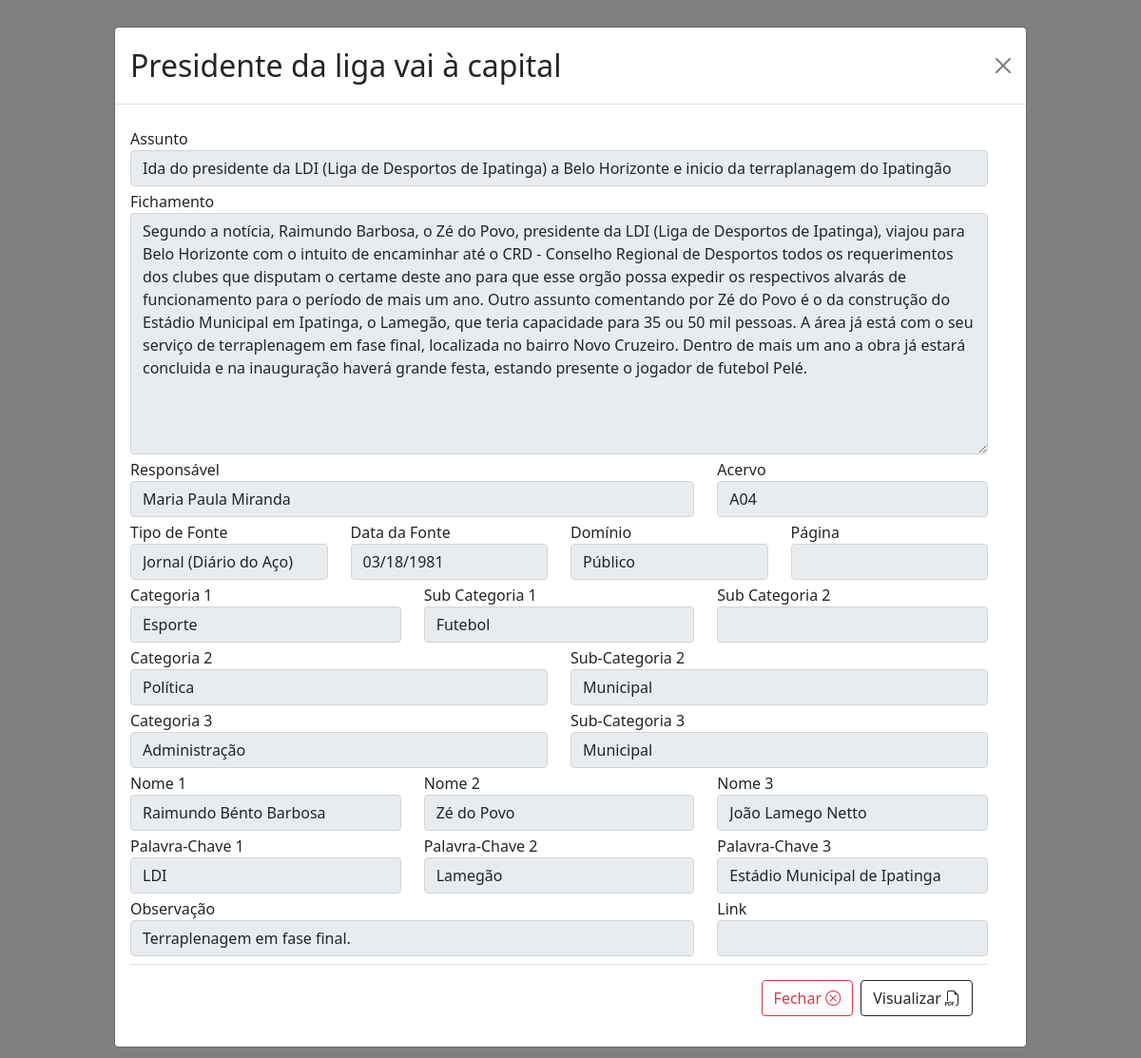
Screenshot of /fichamento_view.php?fichamento_id=4 with the database file from the repository.
### tables this page shows
CREATE TABLE `fichamento` (
  `fichamento_id` int(11) NOT NULL,
  `responsavel` varchar(200) NOT NULL,
  `acervo` char(3) NOT NULL,
  `fonte_tipo` varchar(100) DEFAULT NULL,
  `fonte_data` date NOT NULL,
  `dominio` varchar(50) DEFAULT NULL,
  `titulo` varchar(500) DEFAULT NULL,
  `assunto` varchar(500) DEFAULT NULL,
  `pagina` int(11) DEFAULT NULL,
  `categoria_1` varchar(50) DEFAULT NULL,
  `categoria_sub` varchar(50) DEFAULT NULL,
  `categoria_sub_sub` varchar(50) DEFAULT NULL,
  `categoria_2` varchar(50) DEFAULT NULL,
  `categoria_sub_2` varchar(50) DEFAULT NULL,
  `categoria_3` varchar(50) DEFAULT NULL,
  `categoria_sub_3` varchar(50) DEFAULT NULL,
  `nome_1` varchar(200) DEFAULT NULL,
  `nome_2` varchar(200) DEFAULT NULL,
  `nome_3` varchar(200) DEFAULT NULL,
  `palavra_chave_1` varchar(30) DEFAULT NULL,
  `palavra_chave_2` varchar(30) DEFAULT NULL,
  `palavra_chave_3` varchar(30) DEFAULT NULL,
  `fichamento_texto` varchar(2000) DEFAULT NULL,
  `observacao` varchar(500) DEFAULT NULL,
  `link` varchar(200) DEFAULT NULL,
  `imagem_path` varchar(500) DEFAULT NULL
);

### fichamento_crud.php (called while the page is built, shortened)
<?php
function recuperar_fichamento_por_id($fichamento_id){
    try{
        $conexao = criar_conexao();
        $query_select_id = "SELECT * FROM fichamento WHERE fichamento_id = :fichamento_id";
        $result = $conexao->prepare($query_select_id);
        $result->bindValue(':fichamento_id', $fichamento_id);
        $result->execute();
        return $result->fetch();
    }catch(PDOException $erro){
        criar_arquivo_erro($erro);
    }
}

### conexao.php (called while the page is built, shortened)
<?php
    function fechar_conexao(){
        $conexao = null;
        return $conexao;
    }

### fichamento_view.php (the view, shortened to what this page needs)
<?php
include_once 'fichamento_crud.php';
$responsavel = "";
$acervo = "";
$fonte_tipo = "";
$fonte_data = "";
$dominio = "";
$titulo = "";
$assunto = "";
$categoria_1 = "";
$categoria_sub = "";
$categoria_sub_sub = "";
$categoria_2 = "";
$categoria_sub_2 = "";
$categoria_3 = "";
$categoria_sub_3 = "";
$nome_1 = "";
$nome_2 = "";
$nome_3 = "";
$palavra_chave_1 = "";
$palavra_chave_2 = "";
$palavra_chave_3 = "";
$fichamento_texto = "";
$observacao = "";
$link = "";
$imagem_path = "";
if(isset($_GET['fichamento_id'])){
    $fichamento_id = $_GET['fichamento_id'];
    $registro = recuperar_fichamento_por_id($fichamento_id);
    $responsavel = $registro['responsavel'];
    $acervo = $registro['acervo'];
    $fonte_tipo = $registro['fonte_tipo'];
    $fonte_data = $registro['fonte_data'];
    $dominio = $registro['dominio'];
    $titulo = $registro['titulo'];
    $assunto = $registro['assunto'];
    $categoria_1 = $registro['categoria_1'];
    $categoria_sub = $registro['categoria_sub'];
    $categoria_sub_sub = $registro['categoria_sub_sub'];
    $categoria_2 = $registro['categoria_2'];
    $categoria_sub_2 = $registro['categoria_sub_2'];
    $categoria_3 = $registro['categoria_3'];
    $categoria_sub_3 = $registro['categoria_sub_3'];
    $nome_1 = $registro['nome_1'];
    $nome_2 = $registro['nome_2'];
    $nome_3 = $registro['nome_3'];
    $palavra_chave_1 = $registro['palavra_chave_1'];
    $palavra_chave_2 = $registro['palavra_chave_2'];
    $palavra_chave_3 = $registro['palavra_chave_3'];
    $fichamento_texto = $registro['fichamento_texto'];
    $observacao = $registro['observacao'];
    $link = $registro['link'];
    $imagem_path = $registro['imagem_path'];
}
$extensao = strtolower(pathinfo($imagem_path, PATHINFO_EXTENSION));
?>
<html>
<head>
    <link href="https://cdn.jsdelivr.net/npm/bootstrap@5.1.3/dist/css/bootstrap.min.css" rel="stylesheet">
<link rel="stylesheet" href="//cdn.jsdelivr.net/npm/alertifyjs@1.13.1/build/css/alertify.min.css"/>
<link rel="stylesheet" href="https://cdn.jsdelivr.net/npm/bootstrap-icons@1.11.3/font/bootstrap-icons.min.css">
</head>
<body>
                        <div class="modal fade custom-modal" id="fichamento_view_modal" tabindex="-1" aria-labelledby="viewLabel" aria-hidden="true">
    <div class="modal-dialog">
        <div class="modal-content">
        <div class="modal-header">
            <h2 class="modal-title" id="viewLabel"><?php echo "$titulo"?></h2>
            <a href="tabela.php" type="button" class="btn-close" aria-label="Close"></a>
        </div>
        <div class="modal-body">
        <div class="row form-group mt-1">
<div class="row form-group mt-1">
            <div class="col-md-12">
                            <label for="assunto">Assunto</label>
                            <input type="text" class="form-control" id="assunto" name="assunto" value="<?php echo $assunto; ?>" readonly>
                        </div>
            </div>
            <div class="row form-group mt-1">
            <div class="col-md-12">
                            <label for="fichamento_texto">Fichamento</label>
                            <textarea readonly name="fichamento_texto" class="form-control" id="fichamento_texto" cols="30" rows="10"><?php echo $fichamento_texto; ?></textarea>
                        </div>
            </div>
<div class="row form-group mt-1">
<div class="col-md-8">
    <label for="responsavel">Responsável</label>
    <input type="text" class="form-control" id="responsavel" name="responsavel"
        value="<?php echo $responsavel; ?>" readonly>
</div>
<div class="col-md-4">
    <label for="acervo">Acervo</label>
    <input type="text" class="form-control" id="acervo" name="acervo" value="<?php echo $acervo; ?>" readonly>
</div>
<div>
<div class="row form-group mt-1">
                <div class="col-md-3">
                    <label for="fonte_tipo">Tipo de Fonte</label>
                    <input type="" class="form-control" id="fonte_tipo" name="fonte_tipo" value="<?php echo $fonte_tipo; ?>" readonly>
                </div>
                <div class="col-md-3">
                    <label for="fonte_data">Data da Fonte</label>
                    <input type="date" class="form-control" id="fonte_data" name="fonte_data" value="<?php echo $fonte_data; ?>" readonly>
                </div>
                <div class="col-md-3">
                    <label for="dominio">Domínio</label>
                    <input type="text" class="form-control" id="dominio" name="dominio" value="<?php echo $dominio; ?>" readonly>
                </div>
                <div class="col-md-3">
                    <label for="pagina">Página</label>
                    <input type="number" class="form-control" id="pagina" name="pagina" value="<?php echo $fonte_data; ?>" readonly>
                </div>
            </div>
            <div class="row form-group mt-1">
                        <div class="col-md-4">
                            <label for="categoria_1">Categoria 1</label>
                            <input type="text" class="form-control" id="categoria_1" name="categoria_1" value="<?php echo $categoria_1; ?>" readonly>
                        </div>
                        <div class="col-md-4">
                            <label for="categoria_sub">Sub Categoria 1</label>
                            <input type="text" class="form-control" id="categoria_sub" name="categoria_sub" value="<?php echo $categoria_sub; ?>" readonly>
                        </div>
                        <div class="col-md-4">
                            <label for="categoria_sub_sub">Sub Categoria 2</label>
                            <input type="text" class="form-control" id="categoria_sub_sub" name="categoria_sub_sub" value="<?php echo $categoria_sub_sub; ?>" readonly>
                        </div>
            </div>
            <div class="row form-group mt-1">
                        <div class="col-md-6">
                            <label for="categoria_2">Categoria 2</label>
                            <input type="text" class="form-control" id="categoria_2" name="categoria_2" value="<?php echo $categoria_2; ?>" readonly>
                        </div>
                        <div class="col-md-6">
                            <label for="categoria_sub_2">Sub-Categoria 2</label>
                            <input type="text" class="form-control" id="categoria_sub_2" name="categoria_sub_2" value="<?php echo $categoria_sub_2; ?>" readonly>
                        </div>
            </div>
            <div class="row form-group mt-1">
                        <div class="col-md-6">
                            <label for="categoria_3">Categoria 3</label>
                            <input type="text" class="form-control" id="categoria_3" name="categoria_3" value="<?php echo $categoria_3; ?>" readonly>
                        </div>
                        <div class="col-md-6">
                            <label for="categoria_sub_3">Sub-Categoria 3</label>
                            <input type="text" class="form-control" id="categoria_sub_3" name="categoria_sub_3" value="<?php echo $categoria_sub_3; ?>" readonly>
                        </div>
            </div>
            <div class="row form-group mt-1">
            <div class="col-md-4">
                            <label for="nome_1">Nome 1</label>
                            <input type="text" class="form-control" id="nome_1" name="nome_1" value="<?php echo $nome_1; ?>" readonly>
                        </div>
                        <div class="col-md-4">
                            <label for="nome_2">Nome 2</label>
                            <input type="text" class="form-control" id="nome_2" name="nome_2" value="<?php echo $nome_2; ?>" readonly>
                        </div>
                        <div class="col-md-4">
                            <label for="nome_3">Nome 3</label>
                            <input type="text" class="form-control" id="nome_3" name="nome_3" value="<?php echo $nome_3; ?>" readonly>
                        </div>
            </div>
            <div class="row form-group mt-1">
            <div class="col-md-4">
                            <label for="palavra_chave_1">Palavra-Chave 1</label>
                            <input type="text" class="form-control" id="palavra_chave_1" name="palavra_chave_1" value="<?php echo $palavra_chave_1; ?>" readonly>
                        </div>
                        <div class="col-md-4">
                            <label for="palavra_chave_2">Palavra-Chave 2</label>
                            <input type="text" class="form-control" id="palavra_chave_2" name="palavra_chave_2" value="<?php echo $palavra_chave_2; ?>" readonly>
                        </div>
                        <div class="col-md-4">
                            <label for="palavra_chave_3">Palavra-Chave 3</label>
                            <input type="text" class="form-control" id="palavra_chave_3" name="palavra_chave_3" value="<?php echo $palavra_chave_3; ?>" readonly>
                        </div>
            </div>
            <div class="row form-group mt-1 mb-2">
                        <div class="col-md-8">
                            <label for="observacao">Observação</label>
                            <input type="text" class="form-control" id="observacao" name="observacao" value="<?php echo $observacao; ?>" readonly>
                        </div>
                        <div class="col-md-4">
                            <label for="link">Link</label>
                            <input type="text" class="form-control" id="link" name="link" value="<?php echo $link; ?>" readonly>
                        </div>
            </div>
            <div class="modal-footer">
                <a href="tabela.php" type="button" class="btn btn-outline-danger">Fechar <i class="bi bi-x-circle"></i></a>
                <a target="_blank" href="<?php echo $imagem_path; ?>" type="button" class="btn btn-outline-dark">Visualizar <?php if($extensao == 'pdf'){
                echo '<i class="bi bi-filetype-pdf"></i>';
                }else if($extensao == 'jpg'|| $extensao == 'png' || $extensao == 'jpeg'){
                    echo '<i class="bi bi-file-earmark-image"></i>';
                } ?></a>
            </div>
        </div>
    </div>
</div>
</body>
</html>

### fichamento_view.php (style rules this page uses)
.custom-modal .modal-dialog { max-width: 80%; }

### rows the page displays
fichamento: titulo "Presidente da liga vai à capital", assunto "Ida do presidente da LDI (Liga de Desportos de Ipatinga) a Belo Horizonte e inicio da terraplanagem do Ipatingão", fichamento_texto "Segundo a notícia, Raimundo Barbosa, o Zé do Povo, presidente da LDI (Liga de Desportos de Ipatinga), viajou para Belo Horizonte com o intuito de encaminhar até o CRD - Conselho Regional de Desportos todos os requerimentos dos clubes que disputam o certame deste ano para que esse orgão possa expedir os respectivos alvarás de funcionamento para o período de mais um ano. Outro assunto comentando por Zé do Povo é o da construção do Estádio Municipal em Ipatinga, o Lamegão, que teria capacidade para 35 ou 50 mil pessoas. A área já está com o seu serviço de terraplenagem em fase final, localizada no bairro Novo Cruzeiro. Dentro de mais um ano a obra já estará concluida e na inauguração haverá…", responsavel "Maria Paula Miranda", acervo "A04", fonte_tipo "Jornal (Diário do Aço)", fonte_data "03/18/1981", dominio "Público", categoria_1 "Esporte", categoria_sub "Futebol", categoria_2 "Política", categoria_sub_2 "Municipal", categoria_3 "Administração", categoria_sub_3 "Municipal", nome_1 "Raimundo Bénto Barbosa", nome_2 "Zé do Povo", nome_3 "João Lamego Netto", palavra_chave_1 "LDI", palavra_chave_2 "Lamegão", palavra_chave_3 "Estádio Municipal de Ipatinga", observacao "Terraplenagem em fase final."
